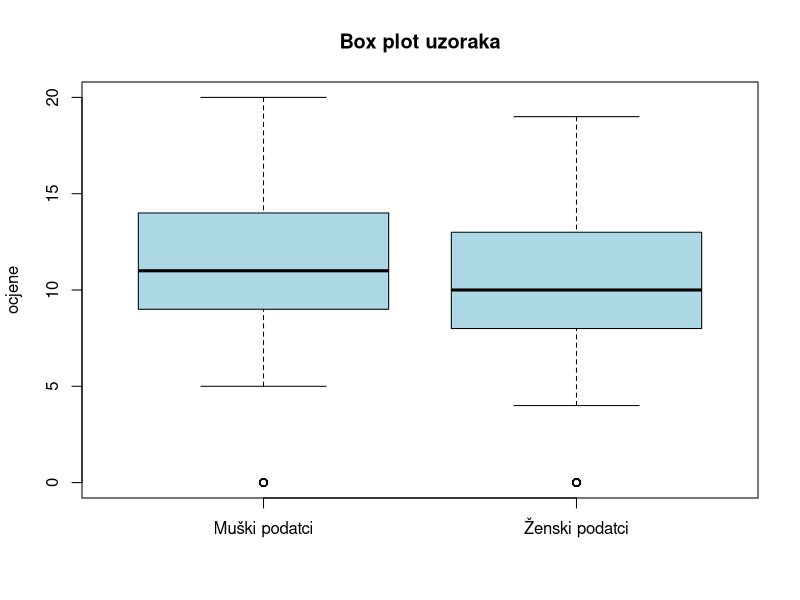
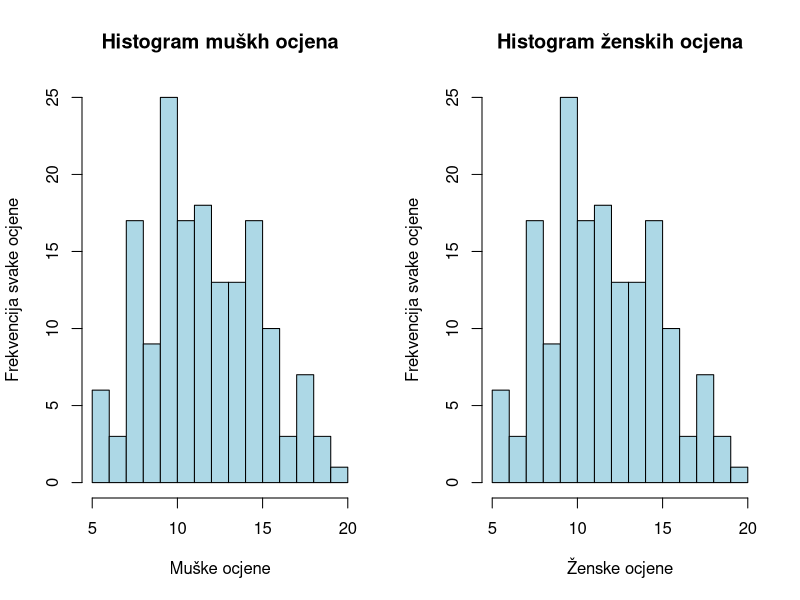
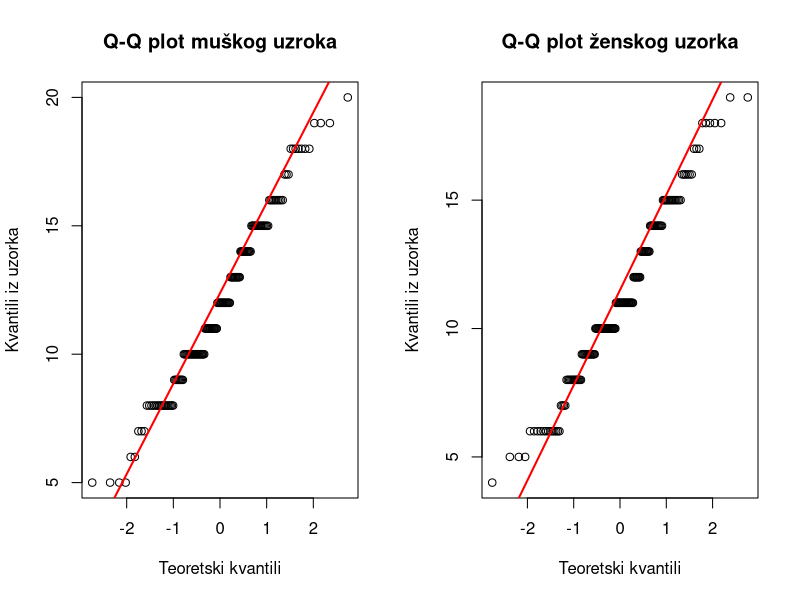

Recreate these plots in R, in order.
## ---- chunk 1

data_frame <- read.csv("student_data.csv", header = TRUE)

male_data <- subset(data_frame, sex == "M")

male_data <- male_data$G3_mat
  
  
female_data <- subset(data_frame, sex == "F")
female_data <- female_data$G3_mat

## ---- chunk 2

boxplot(male_data, female_data, main="Box plot uzoraka", names = c("Muški podatci", "Ženski podatci"), col = "Light blue", ylab="ocjene")


## ---- chunk 3
male_Q1 <- quantile(male_data, 0.25)
male_Q3 <- quantile(male_data, 0.75)
male_IRQ <- male_Q3 - male_Q1
male_lower_bound <- male_Q1 - 1.5*male_IRQ
male_upper_bound <- male_Q3 + 1.5*male_IRQ

male_data <- male_data[male_data >= male_lower_bound & male_data <= male_upper_bound]





female_Q1 <- quantile(female_data, 0.25)
female_Q3 <- quantile(female_data, 0.75)
female_IRQ <- female_Q3 - female_Q1
female_lower_bound <- female_Q1 - 1.5*female_IRQ
female_upper_bound <- female_Q3 + 1.5*female_IRQ

female_data <- female_data[female_data >= female_lower_bound & female_data <= female_upper_bound]

## ---- chunk 4

par(mfrow = c(1, 2))

hist(male_data, breaks = seq(min(male_data), max(male_data), by = 1), ylab="Frekvencija svake ocjene", col="Light blue", xlab = "Muške ocjene",main = "Histogram muškh ocjena")

hist(male_data, breaks = seq(min(male_data), max(male_data), by = 1), ylab="Frekvencija svake ocjene", col="Light blue", xlab = "Ženske ocjene",main = "Histogram ženskih ocjena")



par(mfrow = c(1, 1))

## ---- chunk 5
library(nortest)

par(mfrow = c(1, 2))
qqnorm(male_data, main = "Q-Q plot muškog uzroka", xlab = "Teoretski kvantili", ylab = "Kvantili iz uzorka")
qqline(male_data, col="red", lwd = 2)

qqnorm(female_data, main = "Q-Q plot ženskog uzorka", xlab = "Teoretski kvantili", ylab = "Kvantili iz uzorka")
qqline(female_data, col="red", lwd = 2)
par(mfrow = c(1, 1))

## ---- chunk 6

lillie.test(male_data)
lillie.test(female_data)

## ---- chunk 7
t.test(male_data, female_data)
